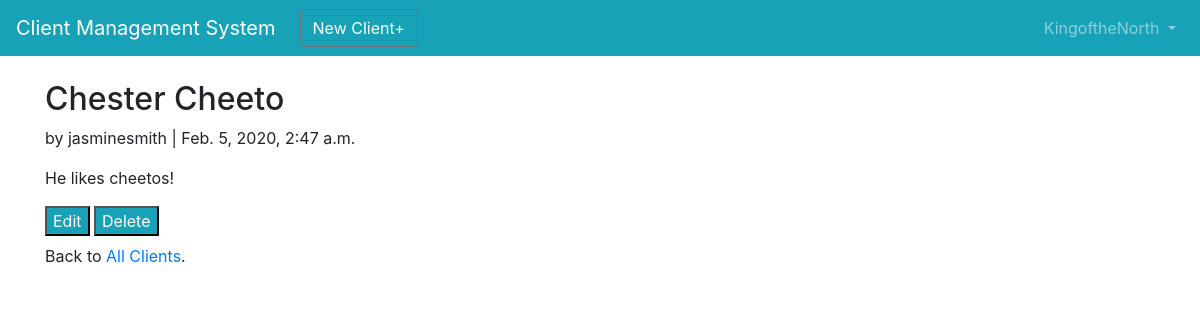
/clients/1/ (signed in), run on the app's committed database.
### users/models.py (models this page shows)
class CustomUser(AbstractUser):
    department = models.CharField(max_length=50, default=' ', null=True, blank=True)
    employee_cell_phone = models.CharField (max_length=50, default=' ', null=True, blank=True)

### client/models.py (models this page shows, shortened)
class Client(models.Model):
    name = models.CharField(max_length=50,blank=False, null=False, default=' ')
    address = models.CharField(max_length=50, blank=True, null=True,default=' ')
    city = models.CharField(max_length=50, default=' ')
    state = models.CharField(max_length=50, default='NE')
    zipcode = models.CharField(max_length=10, default='00000')
    email = models.EmailField(max_length=100, default=' ')
    cell_phone = models.CharField(max_length=50,default='(402)000-0000')
    acct_number = models.CharField(max_length=50,blank=True, null=True, default='00000')
    notes = models.TextField()
    date = models.DateTimeField(auto_now_add=True)
    author = models.ForeignKey(
        get_user_model(),
        on_delete=models.CASCADE,
    )

### client/views.py (the view)
class ClientDetailView(LoginRequiredMixin, DetailView):
    model = Client
    template_name = 'client_detail.html'
    login_url = 'login'

### client/templates/client_detail.html
{% extends 'base.html' %}
{% block content %}
<div class="client-entry">
  <h2>{{ object.name }}</h2>
    <p>by {{ object.author }} | {{ object.date }}</p>
    <p>{{ object.notes }}</p>
  </div>
  <button class="bg-info mb-2"><a href="{% url 'client_edit' client.pk %}" class="text-white">Edit</a></button>
  <button class="bg-info"><a href="{% url 'client_delete' client.pk %}" class="text-white">Delete</a></button>
  <p>Back to <a href="{% url 'client_list' %}">All Clients</a>.</p>
{% endblock content %}

### templates/base.html (shortened to what this page needs)
<!doctype html>
<html lang="en">
  <head>
    <link rel="stylesheet" href="https://stackpath.bootstrapcdn.com/bootstrap/4.1.3/css/bootstrap.min.css">
  </head>
  <body>
    <nav class="navbar navbar-expand-md navbar-dark bg-info mb-4">
      <a class="navbar-brand" href="{% url 'home' %}">Client Management System</a>
      {% if user.is_authenticated %}
        <ul class="navbar-nav mr-auto">
          <button class="btn btn-outline-secondary ml-2"><a href="{% url 'client_new' %}" class="text-white">New Client+</a></button>
        </ul>
      {% endif %}
      <div class="collapse navbar-collapse" id="navbarCollapse">
        {% if user.is_authenticated %}
          <ul class="navbar-nav ml-auto">
            <li class="nav-item">
              <a class="nav-link dropdown-toggle" href="#" id="userMenu"\
              data-toggle="dropdown" aria-haspopup="true" aria-expanded\
              ="false">
                {{ user.username }}
              </a>
            </li>
          </ul>
        {% endif %}
      </div>
    </nav>
    <div class="container">
      {% block content %}
      {% endblock content %}
    </div>
  </body>

### data on the page
CustomUser: username "KingoftheNorth"
Client: name "Chester Cheeto", author "jasminesmith", date "Feb. 5, 2020, 2:47 a.m.", notes "He likes cheetos!"
